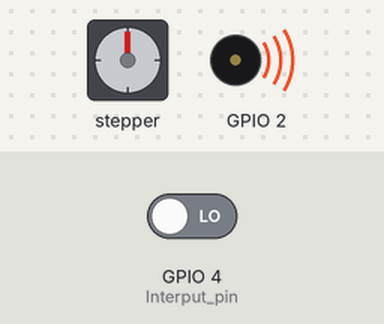
A sketch run on a simulated ESP32. Parts: stepper motor, buzzer (waves = sounding). The inputs (shaded band) are chosen by the test bench; at power-on: GPIO 4 (Interput_pin) LOW. Stepper angles assume 200 steps per turn.

Above: at 0.06 s.
1.3 s: GPIO 4 (Interput_pin) driven HIGH
At 2.2 s:
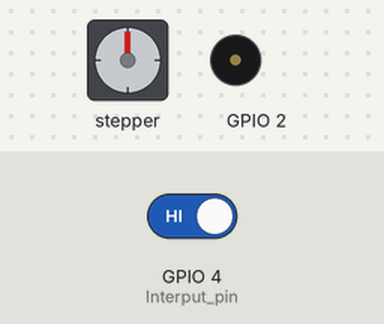
Timing chart, 0 to 10.3 s (numbered marks = the images above; inputs shaded):
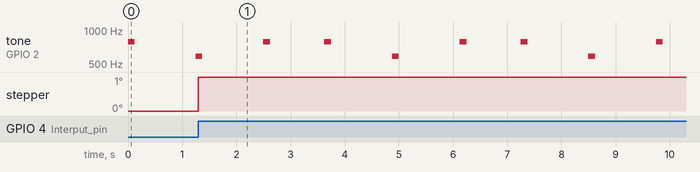

Measured:
- by itself, tone on GPIO 2: repeats every 3.6 s: 784 Hz 0.12 s, silent 1.0 s, 784 Hz 0.12 s, silent 1.1 s, 586 Hz 0.12 s, silent 1.1 s

The sketch:

Stepper_play_sounds.ino
```cpp
#include <Stepper.h>


const int stepsPerRevolution = 200;  // change this to fit the number of steps per revolution

Stepper myStepper(stepsPerRevolution, 25, 26, 32, 33);

enum sound { bip,
             duDi,
             diDu };


long freq = 0;

void IRAM_ATTR Ext_INT1_ISR() {
  //myStepper.step(direction);
  myStepper.step(1);
}

void playSound(sound melody) {

  switch (melody) {
    case duDi:
      tone(2, 293 * 2, 125);


      tone(2, 392 * 2, 125);


      delay(250);
      break;
    case diDu:
      tone(2, 392 * 2, 125);

      tone(2, 293 * 2, 125);


      delay(250);

      break;
    case bip:
      tone(2, 392 * 2, 125);


      delay(125);

      break;
  }
}

void setup() {
  Serial.begin(9600);
  pinMode(4, INPUT_PULLDOWN);  //Interput pin
  attachInterrupt(4, Ext_INT1_ISR, CHANGE);
  pinMode(2, OUTPUT);
  pinMode(5, OUTPUT);
  tone(5, 20);
}

void loop() {
  playSound(duDi);
  delay(1000);
  playSound(diDu);
  delay(1000);
  playSound(bip);
  delay(1000);
}
```
